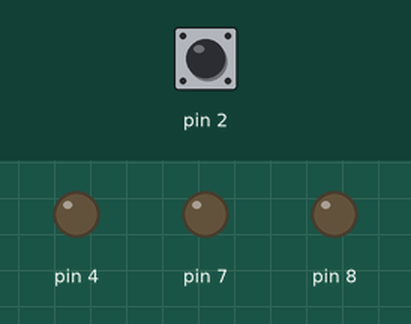
This sketch was run on a simulated Arduino Uno, built with avr-gcc and run on an emulated ATmega328P. Shown: output pins drawn as LEDs (lit = HIGH). The inputs (shaded band) are chosen by the test bench; at power-on: pin 2 HIGH.

Above: at 0.1 s.
At 30.1 s:
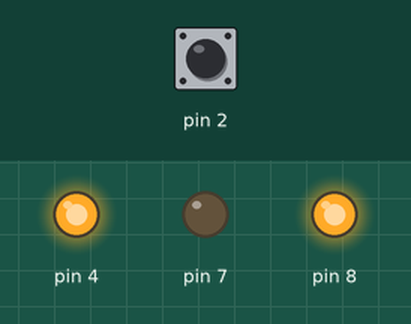
Timing chart, 0 to 31.6 s (numbered marks = the images above):
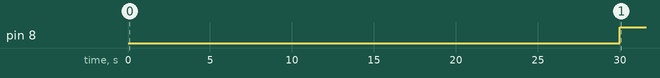

Measured:
- by itself, pin 8: LOW → HIGH at 30.0 s

The sketch:

MotionDetectionWithPIR.ino
```cpp
int sensorCalibrationTime = 30; // Time sensor needs to calibrate


void setup() {
  //pinMode(led_pin, OUTPUT);
  volatile uint8_t* red_led_dir = (volatile uint8_t*)0x24;
  *red_led_dir |= (1 << 0);

  //pinMode(led_pin2, OUTPUT);
  volatile uint8_t* blue_led_dir = (volatile uint8_t*)0x2A;
  *blue_led_dir |= (1 << 7);

  // pinMode(led_pin3, OUTPUT);
  volatile uint8_t* start_led_dir = (volatile uint8_t*)0x2A;
  *start_led_dir |= (1 << 4);

  //pinMode(button_pin, INPUT);
  volatile uint8_t* Button_pin_dir = (volatile uint8_t*)0x2A;
  *Button_pin_dir &= ~(1 << 2);


  volatile uint8_t* portd = (volatile uint8_t*)0x2B;
  *portd |= (1 << 2); // Enable pull-up


  //digitalWrite(pir_pen, LOW);
  volatile uint8_t* pir_pin_dir = (volatile uint8_t*)0x2A;
  *pir_pin_dir &= ~(1 << 3);

  volatile uint8_t* portd_pir = (volatile uint8_t*)0x2B;
  *portd_pir |= (1 << 3); // Enable pull-up

  for(int i = 0; i < sensorCalibrationTime; i++){
    Serial.print("Calibrating...  (");
    Serial.print(i);
    Serial.print("secs)");
    delay(1000);
  }

  Serial.print("Calibration Complete");
  volatile uint8_t* start_led = (volatile uint8_t*)0x2B;
  *start_led |= (1 << 4);
}

void loop() {
  // digitalRead(button_pin)
  volatile uint8_t* Button_pin = (volatile uint8_t*)0x29;
  if((*Button_pin & (1 << 2)) == 0){
    //digitalWrite(led_pin, HIGH);
    volatile uint8_t* red_led = (volatile uint8_t*)0x25;
  	*red_led &= ~(1 << 0);

    volatile uint8_t* pir_pin = (volatile uint8_t*)0x29;
    if((*pir_pin & (1 << 3)) == 0){
      //digitalWrite(led_pin2, HIGH);
      volatile uint8_t* blue_led = (volatile uint8_t*)0x2B;
      *blue_led |= (1 << 7);
      delay(300);

      //digitalWrite(led_pin2, LOW);
      *blue_led &= ~(1 << 7);
      delay(300);
    }
    else{
      volatile uint8_t* blue_led = (volatile uint8_t*)0x2B;
      *blue_led &= ~(1 << 7);
    }
  }
  else{
    volatile uint8_t* red_led = (volatile uint8_t*)0x25;
	*red_led |= (1 << 0);  // Turn off red LED (PB0)
  }
}
```
